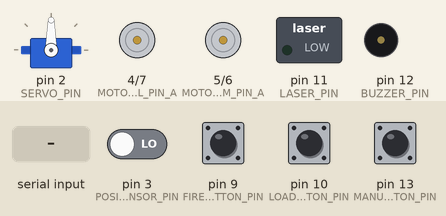
A sketch run on a simulated Arduino Uno, built with avr-gcc and run on an emulated ATmega328P. Parts: servo, motor-driver pin pairs drawn as motors (green arrow = first pin HIGH = forward, orange = second pin HIGH = backward, longer = more drive), switched loads named in the sketch (green lamp = pin HIGH), buzzer (waves = sounding). The inputs (shaded band) are chosen by the test bench; at power-on: pin 3 (POSITION_SENSOR_PIN), pin 9 (FIRE_BUTTON_PIN), pin 10 (LOAD_BUTTON_PIN), pin 13 (MANUAL_FIRE_BUTTON_PIN) LOW. What the sketch prints to the serial monitor is not drawn.

Above: at 2.2 s.
2.3 s: pin 10 (LOAD_BUTTON_PIN) pulled HIGH for 0.15 s
At 2.8 s:
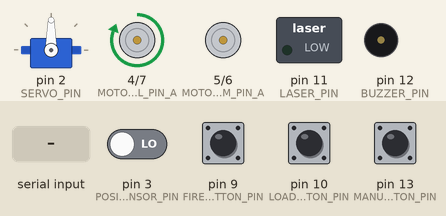
4.8 s: pin 13 (MANUAL_FIRE_BUTTON_PIN) pulled HIGH for 0.15 s
At 5.9 s:
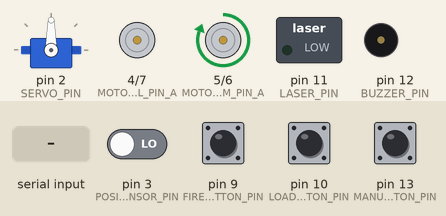
7.8 s: "@JGON\n" received over Serial
At 8.3 s:
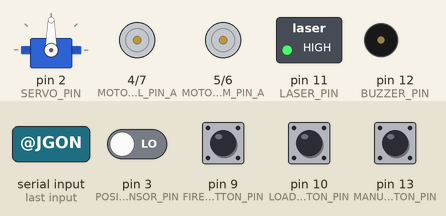
9.3 s: pin 9 (FIRE_BUTTON_PIN) pulled HIGH for 0.15 s
At 9.42 s:
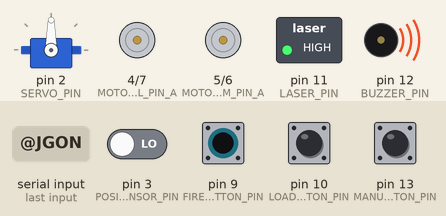
12.4 s: "@FS\n" received over Serial
At 13.0 s:
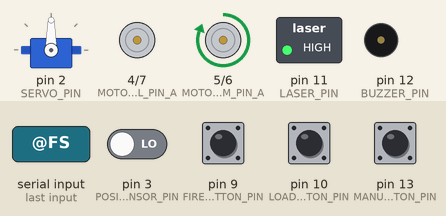
15.4 s: pin 10 (LOAD_BUTTON_PIN) pulled HIGH for 1 s
At 16.1 s:
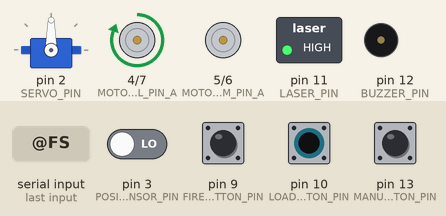
Timing chart, 0 to 19.4 s (numbered marks = the images above; inputs shaded):
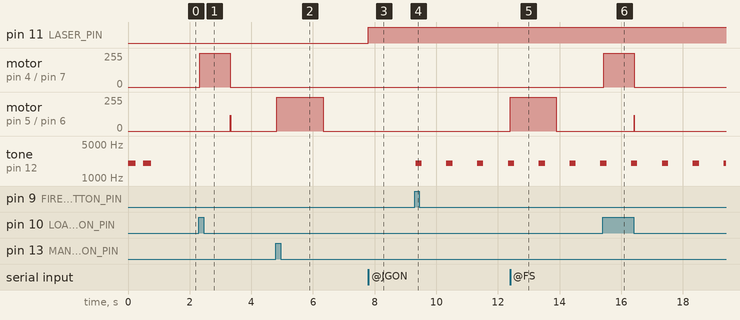

The sketch:

guard_robot.ino
```cpp
/*
 * Guard_robot控制板程序 V1.0
 *
 * 本程序通过 115200 波特率的文本串口协议控制舵机、A/B 两路直流电机、
 * 发射装填机构和激光发射器。每条串口命令必须以换行符结尾。
 *
 * 串口命令：
 *   @S<角度>              舵机在 200 ms 内移动到目标角度，范围 0～180
 *   @MA<速度>             设置 A 电机，范围 -255～255，0 表示停止
 *   @MB<速度>             设置 B 电机，范围 -255～255，0 表示停止
 *   @MTA<速度>,<毫秒>     A 电机定时运行，到时后自动停止
 *   @MTB<速度>,<毫秒>     B 电机定时运行，到时后自动停止
 *   @FS                   执行一次发射动作
 *   @ZZ                   执行一次装填动作
 *   @JGON                 打开激光发射器
 *   @JGOFF                关闭激光发射器
 *
 * 引脚对应关系：
 *   按键A      —— D9 ：启停云台电机（B 电机）
 *   按键B      —— D10：启停发射电机（A 电机）
 *   手动发射键 —— D13：发射一次
 *   蜂鸣器     —— D12
 *   云台电机（B 电机） —— D6、D7
 *   发射电机（A 电机） —— D4、D5
 *   红外检测传感器 —— D3
 * 功能说明：
 *   按键A：按一下，云台电机（B 电机）停止并锁定（此时串口 @MB / @MTB
 *         命令被忽略）；再按一下解锁，可重新通过串口控制，但不会自动
 *         恢复锁定前的速度。
 *   按键B：按一下，发射电机（A 电机）运转一次，完成一次装填后自动停止。
 *   手动发射键（D13）：按一下，发射一次。
 *   蜂鸣器（D12）：云台电机锁定时间歇鸣响（鸣 200 ms、停 800 ms），解锁时安静。
 * 按键采用消抖加上升沿检测，持续按住不会重复触发；锁定按键在舵机移动、
 * 发射、装填等阻塞动作的等待期间依然有效。
 */

#include <Servo.h>


// ============================== 引脚定义 ==============================

const int SERVO_PIN = 2;
const int POSITION_SENSOR_PIN = 3;

/*
 * 每路电机使用 LEVEL 和 PWM 两个控制端形成电压差。
 * 方向由两个控制端之间电压差的正负决定，不存在单独的方向引脚。
 */
const int MOTOR_LEVEL_PIN_A = 4;
const int MOTOR_PWM_PIN_A = 5;
const int MOTOR_PWM_PIN_B = 6;
const int MOTOR_LEVEL_PIN_B = 7;

const int FIRE_BUTTON_PIN = 9;
const int LOAD_BUTTON_PIN = 10;
const int LASER_PIN = 11;
const int BUZZER_PIN = 12;
const int MANUAL_FIRE_BUTTON_PIN = 13;


// ============================== 工作参数 ==============================

// 按键电平持续稳定达到该时间后，才确认状态发生变化，用于过滤机械抖动。
const unsigned long BUTTON_DEBOUNCE_MS = 30;

// 每次改变舵机角度时，用 200 ms 完成整个移动过程。
const unsigned long SERVO_MOVE_DURATION_MS = 200;

// 舵机通常每 20 ms 接收一次控制脉冲，因此按 20 ms 间隔更新中间角度。
const unsigned long SERVO_UPDATE_INTERVAL_MS = 20;

// 发射或装填开始后先运行固定时间，使机构完全离开当前传感器检测位置。
const unsigned long LEAVE_SENSOR_DELAY_MS = 500;

// 发射/装填时 A 电机的驱动速度。原 255 全速连续运转会严重发热
// （绕组绝缘漆已出现腥甜味），降到 180 降低电流与温升；
// 装填用时自动取发射实测值，降速后 90° 用时会自动变长，无需改时间。
const int ACTION_MOTOR_SPEED = 255;

// 位置传感器检测到定位点后，A 电机断电仍会因惯性滑过定位点。
// 停车前先反向通电一小段时间刹车，使机构停在 90° 定位点上。
// 实测仍过冲就增大 ACTION_BRAKE_MS / ACTION_BRAKE_SPEED，退回过头则减小。
const int ACTION_BRAKE_SPEED = 120;
const unsigned long ACTION_BRAKE_MS = 10;

// 一次发射/装填动作的最长等待时间。超过后判定机构卡住或传感器异常，
// 主动停车并在串口打印错误，避免程序永久停在等待循环里。
const unsigned long ACTION_TIMEOUT_MS = 1500;

// 装填方向的位置传感器始终为 HIGH，无法用它定位 90°，因此装填改为
// 按时间定角：优先用最近一次发射实测的 90° 用时，本次上电还没发射过
// 时用下面的默认值（需按实际机构实测标定，太短/太长就改这里）。
const unsigned long LOAD_STEP_MS = 990;

// B 电机锁定时，蜂鸣器鸣响 200 ms、静音 800 ms，循环提示锁定状态。
const unsigned int BUZZER_FREQUENCY_HZ = 2000;
const unsigned long BUZZER_ON_DURATION_MS = 200;
const unsigned long BUZZER_OFF_DURATION_MS = 800;


// ============================== 运行状态 ==============================

String receivedData;
Servo servo_2;

// 记录上一次下发给舵机的目标角度，作为下一次平滑移动的起点。
int currentServoAngle = 90;

// 每个按键分别保存最近采样值、消抖后的稳定值和最后一次变化时间。
bool fireButtonLastReading = LOW;
bool fireButtonStableState = LOW;
unsigned long fireButtonLastChangeTime = 0;

bool loadButtonLastReading = LOW;
bool loadButtonStableState = LOW;
unsigned long loadButtonLastChangeTime = 0;

bool manualFireButtonLastReading = LOW;
bool manualFireButtonStableState = LOW;
unsigned long manualFireButtonLastChangeTime = 0;

// B 电机上电时默认解锁；锁定后串口不能控制 B 电机。
bool motorBLocked = false;

// B 电机定时命令采用非阻塞计时，确保锁定按键能随时让电机立即停止。
bool motorBTimedRunActive = false;
unsigned long motorBStopTime = 0;

// 最近一次发射实测的 90° 用时（毫秒）；0 表示本次上电还没发射过。
unsigned long lastStepDurationMs = 0;

bool buzzerIsOn = false;
unsigned long buzzerLastChangeTime = 0;


// ============================== 函数声明 ==============================

void processSerialCommand(const String &command);
void checkButtons();
void serviceMotorBControl();
void updateMotorBTimedRun();
void updateBuzzer();
void toggleMotorBLock();
void delayWithMotorBControl(unsigned long durationMs);
void moveServoTo(int targetAngle);
void setMotorA(int speedValue);
void setMotorB(int speedValue);
void runMotorATimed(int speedValue, unsigned long durationMs);
void runMotorBTimed(int speedValue, unsigned long durationMs);
bool parseTimedMotorCommand(const String &parameters, int &speedValue,
                            unsigned long &durationMs);
void fireOnce();
void loadOnce();


// ============================== Arduino 主流程 ==============================

void setup() {
  Serial.begin(115200);

  // 缩短不完整串口行的等待时间，避免按键检测长时间停顿。
  Serial.setTimeout(10);

  servo_2.attach(SERVO_PIN);
  servo_2.write(currentServoAngle);

  pinMode(MOTOR_LEVEL_PIN_A, OUTPUT);
  pinMode(MOTOR_PWM_PIN_A, OUTPUT);
  pinMode(MOTOR_LEVEL_PIN_B, OUTPUT);
  pinMode(MOTOR_PWM_PIN_B, OUTPUT);
  pinMode(POSITION_SENSOR_PIN, INPUT);

  // 按键模块主动输出高低电平，所以这里使用普通 INPUT 模式。
  pinMode(FIRE_BUTTON_PIN, INPUT);
  pinMode(LOAD_BUTTON_PIN, INPUT);
  pinMode(MANUAL_FIRE_BUTTON_PIN, INPUT);

  // D11 上电后立即输出低电平，确保激光发射器默认为关闭状态。
  pinMode(LASER_PIN, OUTPUT);
  digitalWrite(LASER_PIN, LOW);

  // 解锁状态下蜂鸣器必须保持安静。
  pinMode(BUZZER_PIN, OUTPUT);
  noTone(BUZZER_PIN);

  // 使用上电时的真实按键电平初始化消抖状态，避免产生虚假触发。
  fireButtonLastReading = digitalRead(FIRE_BUTTON_PIN);
  fireButtonStableState = fireButtonLastReading;
  loadButtonLastReading = digitalRead(LOAD_BUTTON_PIN);
  loadButtonStableState = loadButtonLastReading;
  manualFireButtonLastReading = digitalRead(MANUAL_FIRE_BUTTON_PIN);
  manualFireButtonStableState = manualFireButtonLastReading;

  // 明确停止两路电机，防止控制引脚上电瞬间的不确定状态引起误动作。
  setMotorA(0);
  setMotorB(0);

  for (int i = 0; i < 2; i++)
  {
    tone(BUZZER_PIN, 2000U);
    delay(250);
    noTone(BUZZER_PIN);
    delay(250);
  }

  Serial.print("Guard_robot控制板程序已启动 当前版本:V1.0\n");

}


void loop() {
  // 每轮循环先检查按键，使按键控制和串口控制可以同时使用。
  checkButtons();

  if (Serial.available() > 0) {
    receivedData = Serial.readStringUntil('\n');
    receivedData.trim();

    if (receivedData.length() > 0) {
      processSerialCommand(receivedData);
    }
  }
}


// ============================== 串口命令处理 ==============================

/*
 * 解析并执行一条完整命令。
 * 定时命令必须先于普通的 @MA/@MB 判断，否则相同的命令前缀会导致误匹配。
 */
void processSerialCommand(const String &command) {
  if (command == "@JGON") {
    digitalWrite(LASER_PIN, HIGH);
  }
  else if (command == "@JGOFF") {
    digitalWrite(LASER_PIN, LOW);
  }
  else if (command == "@FS") {
    fireOnce();
  }
  else if (command == "@ZZ") {
    loadOnce();
  }
  else if (command.startsWith("@MTA")) {
    int speedValue;
    unsigned long durationMs;
    if (parseTimedMotorCommand(command.substring(4), speedValue, durationMs)) {
      runMotorATimed(speedValue, durationMs);
    }
  }
  else if (command.startsWith("@MTB")) {
    int speedValue;
    unsigned long durationMs;
    if (!motorBLocked &&
        parseTimedMotorCommand(command.substring(4), speedValue, durationMs)) {
      runMotorBTimed(speedValue, durationMs);
    }
  }
  else if (command.startsWith("@MA")) {
    int motorValueA = constrain(command.substring(3).toInt(), -255, 255);
    setMotorA(motorValueA);
  }
  else if (command.startsWith("@MB")) {
    if (!motorBLocked) {
      int motorValueB = constrain(command.substring(3).toInt(), -255, 255);
      motorBTimedRunActive = false;
      setMotorB(motorValueB);
    }
  }
  else if (command.startsWith("@S")) {
    int servoAngle = constrain(command.substring(2).toInt(), 0, 180);
    moveServoTo(servoAngle);
  }
}


// ============================== 舵机控制 ==============================

/*
 * 在固定的 200 ms 内将舵机从当前角度平滑移动到目标角度。
 *
 * 程序每隔 20 ms 计算并写入一个线性插值角度，共更新 10 次。函数执行期间
 * 单片机会等待移动完成，因此同一串口中的下一条电机或激光命令不会提前执行。
 * 如果目标角度与当前角度相同，则不产生移动，也不额外等待。
 */
void moveServoTo(int targetAngle) {
  targetAngle = constrain(targetAngle, 0, 180);
  if (targetAngle == currentServoAngle) {
    return;
  }

  const int startAngle = currentServoAngle;
  const int angleDifference = targetAngle - startAngle;
  const int updateSteps =
      SERVO_MOVE_DURATION_MS / SERVO_UPDATE_INTERVAL_MS;

  for (int step = 1; step <= updateSteps; step++) {
    // 使用 long 进行乘法，避免角度差与步数相乘时受到 int 范围限制。
    int intermediateAngle = startAngle +
        (long)angleDifference * step / updateSteps;
    servo_2.write(intermediateAngle);
    delayWithMotorBControl(SERVO_UPDATE_INTERVAL_MS);
  }

  // 明确记录并再次写入目标值，避免整数除法造成最终角度存在舍入误差。
  currentServoAngle = targetAngle;
  servo_2.write(currentServoAngle);
}


/*
 * 读取三个按键并执行消抖和上升沿检测。
 * 只有稳定状态从 LOW 变为 HIGH 时才执行动作，因此长按不会连续触发。
 */
void checkButtons() {
  unsigned long now = millis();

  serviceMotorBControl();

  bool loadButtonReading = digitalRead(LOAD_BUTTON_PIN);
  if (loadButtonReading != loadButtonLastReading) {
    loadButtonLastChangeTime = now;
    loadButtonLastReading = loadButtonReading;
  }
  if ((now - loadButtonLastChangeTime) >= BUTTON_DEBOUNCE_MS &&
      loadButtonReading != loadButtonStableState) {
    loadButtonStableState = loadButtonReading;
    if (loadButtonStableState == HIGH) {
      loadOnce();
    }
  }

  bool manualFireButtonReading = digitalRead(MANUAL_FIRE_BUTTON_PIN);
  if (manualFireButtonReading != manualFireButtonLastReading) {
    manualFireButtonLastChangeTime = now;
    manualFireButtonLastReading = manualFireButtonReading;
  }
  if ((now - manualFireButtonLastChangeTime) >= BUTTON_DEBOUNCE_MS &&
      manualFireButtonReading != manualFireButtonStableState) {
    manualFireButtonStableState = manualFireButtonReading;
    if (manualFireButtonStableState == HIGH) {
      fireOnce();
    }
  }
}


/*
 * 持续维护 D9 锁定按键和 B 电机定时停止。该函数也会在舵机、发射、装填及
 * A 电机定时动作的等待期间调用，避免这些动作阻塞 D9 的停机功能。
 */
void serviceMotorBControl() {
  unsigned long now = millis();
  bool fireButtonReading = digitalRead(FIRE_BUTTON_PIN);

  if (fireButtonReading != fireButtonLastReading) {
    fireButtonLastChangeTime = now;
    fireButtonLastReading = fireButtonReading;
  }
  if ((now - fireButtonLastChangeTime) >= BUTTON_DEBOUNCE_MS &&
      fireButtonReading != fireButtonStableState) {
    fireButtonStableState = fireButtonReading;
    if (fireButtonStableState == HIGH) {
      toggleMotorBLock();
    }
  }

  updateMotorBTimedRun();
  updateBuzzer();
}


/*
 * D9 每次有效单击都切换一次 B 电机锁定状态。进入锁定状态时取消尚未结束的
 * 定时命令并立即停止 B 电机；重新解锁后只恢复串口控制权限，不自动恢复旧速度。
 */
void toggleMotorBLock() {
  motorBLocked = !motorBLocked;
  if (motorBLocked) {
    motorBTimedRunActive = false;
    setMotorB(0);

    // 进入锁定状态时立即鸣响一次，再按设定的开/关时间循环。
    buzzerIsOn = true;
    buzzerLastChangeTime = millis();
    tone(BUZZER_PIN, BUZZER_FREQUENCY_HZ);
  }
  else {
    // 解锁后立即关闭蜂鸣器。
    buzzerIsOn = false;
    noTone(BUZZER_PIN);
  }
}


// 非阻塞更新蜂鸣器，使按键和串口处理不受鸣响节奏影响。
void updateBuzzer() {
  if (!motorBLocked) {
    if (buzzerIsOn) {
      buzzerIsOn = false;
      noTone(BUZZER_PIN);
    }
    return;
  }

  unsigned long interval = buzzerIsOn
      ? BUZZER_ON_DURATION_MS
      : BUZZER_OFF_DURATION_MS;
  if ((millis() - buzzerLastChangeTime) >= interval) {
    buzzerIsOn = !buzzerIsOn;
    buzzerLastChangeTime = millis();
    if (buzzerIsOn) {
      tone(BUZZER_PIN, BUZZER_FREQUENCY_HZ);
    }
    else {
      noTone(BUZZER_PIN);
    }
  }
}


// 等待期间持续维护 B 电机锁定按键和定时停止功能。
void delayWithMotorBControl(unsigned long durationMs) {
  unsigned long startTime = millis();
  while ((millis() - startTime) < durationMs) {
    serviceMotorBControl();
    delay(1);
  }
}


// 检查非阻塞的 B 电机定时命令是否到时。
void updateMotorBTimedRun() {
  if (motorBTimedRunActive &&
      (long)(millis() - motorBStopTime) >= 0) {
    motorBTimedRunActive = false;
    setMotorB(0);
  }
}


// ============================== 电机基础控制 ==============================

/*
 * 设置 A 电机两个控制端的电压差。
 *
 * speedValue > 0：LEVEL=HIGH，PWM=255-speed，产生正向电压差。
 * speedValue < 0：LEVEL=LOW， PWM=abs(speed)，产生反向电压差。
 * speedValue = 0：两个控制端均为低电平，电压差为 0，电机停止。
 */
void setMotorA(int speedValue) {
  speedValue = constrain(speedValue, -255, 255);

  if (speedValue > 0) {
    digitalWrite(MOTOR_LEVEL_PIN_A, HIGH);
    analogWrite(MOTOR_PWM_PIN_A, 255 - speedValue);
  }
  else if (speedValue < 0) {
    digitalWrite(MOTOR_LEVEL_PIN_A, LOW);
    analogWrite(MOTOR_PWM_PIN_A, -speedValue);
  }
  else {
    digitalWrite(MOTOR_LEVEL_PIN_A, LOW);
    analogWrite(MOTOR_PWM_PIN_A, 0);
  }
}


/*
 * B 电机采用与 A 电机相同的差分控制方式。正负号表示电压差方向，
 * 绝对值表示电压差大小，而不是独立方向引脚加 PWM 引脚的控制方式。
 */
void setMotorB(int speedValue) {
  speedValue = constrain(speedValue, -255, 255);

  if (speedValue > 0) {
    digitalWrite(MOTOR_LEVEL_PIN_B, HIGH);
    analogWrite(MOTOR_PWM_PIN_B, 255 - speedValue);
  }
  else if (speedValue < 0) {
    digitalWrite(MOTOR_LEVEL_PIN_B, LOW);
    analogWrite(MOTOR_PWM_PIN_B, -speedValue);
  }
  else {
    digitalWrite(MOTOR_LEVEL_PIN_B, LOW);
    analogWrite(MOTOR_PWM_PIN_B, 0);
  }
}


/*
 * 解析定时电机命令的“速度,毫秒”参数。
 * 缺少逗号时返回 false；负数持续时间按 0 毫秒处理。
 */
bool parseTimedMotorCommand(const String &parameters, int &speedValue,
                            unsigned long &durationMs) {
  int commaPosition = parameters.indexOf(',');
  if (commaPosition < 0) {
    return false;
  }

  speedValue = constrain(parameters.substring(0, commaPosition).toInt(),
                         -255, 255);
  long requestedDuration = parameters.substring(commaPosition + 1).toInt();
  durationMs = requestedDuration > 0 ? (unsigned long)requestedDuration : 0;
  return true;
}


// A 电机按指定速度运行指定毫秒数，计时结束后由单片机直接停止。
void runMotorATimed(int speedValue, unsigned long durationMs) {
  setMotorA(speedValue);
  delayWithMotorBControl(durationMs);
  setMotorA(0);
}


// 启动 B 电机定时运行；主循环继续检测 D9，以便锁定时能够立即停止。
void runMotorBTimed(int speedValue, unsigned long durationMs) {
  if (durationMs == 0) {
    motorBTimedRunActive = false;
    setMotorB(0);
    return;
  }

  setMotorB(speedValue);
  motorBStopTime = millis() + durationMs;
  motorBTimedRunActive = true;
}


// ============================== 发射与装填 ==============================

/*
 * 执行一次发射动作：A 电机沿发射方向转动，到位置传感器检测点停车。
 * 同时记录从离开上一个检测点到到达下一个检测点的用时（即 90° 用时），
 * 供装填动作使用——装填方向的位置传感器一直为 HIGH，不能用来定位。
 */
void fireOnce() {
  unsigned long startTime = millis();   // 超时计时起点
  setMotorA(-ACTION_MOTOR_SPEED);
  delayWithMotorBControl(LEAVE_SENSOR_DELAY_MS);

  // 500 ms 后传感器仍为 HIGH，说明机构还没离开当前检测点：
  // 先等它变为 LOW，再等下一个检测点，避免把当前点误判成下一个 90° 位置。
  if (digitalRead(POSITION_SENSOR_PIN) == HIGH) {
    while (digitalRead(POSITION_SENSOR_PIN) == HIGH) {
      if ((millis() - startTime) >= ACTION_TIMEOUT_MS) {
        setMotorA(0);
        Serial.print("发射超时：位置传感器一直未离开当前检测点\n");
        return;
      }
      serviceMotorBControl();
    }
  }

  unsigned long stepStart = millis();   // 从离开检测点开始计 90° 用时
  while (digitalRead(POSITION_SENSOR_PIN) == LOW) {
    // 等待机构到达下一个位置传感器检测点（相邻检测点相隔 90°）。
    if ((millis() - startTime) >= ACTION_TIMEOUT_MS) {
      setMotorA(0);
      Serial.print("发射超时：未检测到下一个 90° 定位点\n");
      return;
    }
    serviceMotorBControl();
  }
  lastStepDurationMs = millis() - stepStart;
  Serial.print("发射 90° 用时 ");
  Serial.print(lastStepDurationMs);
  Serial.print(" ms\n");

  // 到达检测点：反向通电刹车，抵消惯性造成的过冲，再断电停住。
  setMotorA(ACTION_BRAKE_SPEED);
  delayWithMotorBControl(ACTION_BRAKE_MS);
  setMotorA(0);
}


/*
 * 执行一次装填动作。
 * 装填方向的位置传感器一直保持 HIGH，无法用它定位 90°，因此按时间定角：
 * 用最近一次发射实测的 90° 用时反向转动；本次上电还没发射过时用
 * LOAD_STEP_MS。要精确控制时，先发射一次让程序测出实际用时。
 */
void loadOnce() {
  unsigned long duration = lastStepDurationMs > 0
      ? lastStepDurationMs : LOAD_STEP_MS;

  setMotorA(ACTION_MOTOR_SPEED);
  delayWithMotorBControl(duration);

  // 反向短脉冲刹车，减少惯性带来的多转。
  setMotorA(-ACTION_BRAKE_SPEED);
  delayWithMotorBControl(ACTION_BRAKE_MS);
  setMotorA(0);
}
```

Measured:
- after the input at 2.3 s, motor on pin 4 (MOTOR_LEVEL_PIN_A) / pin 7 (MOTOR_LEVEL_PIN_B): stopped → forward 255/255 at once, → stopped 0.99 s later; motor on pin 5 (MOTOR_PWM_PIN_A) / pin 6 (MOTOR_PWM_PIN_B): stopped → forward 120/255 after 1.0 s, → stopped 0.01 s later
- after the input at 4.8 s, motor on pin 5 (MOTOR_PWM_PIN_A) / pin 6 (MOTOR_PWM_PIN_B): stopped → forward 255/255 at once, → stopped 1.5 s later
- after the input at 7.8 s, pin 11 (LASER_PIN): LOW → HIGH at once
- after the input at 9.3 s, tone on pin 12 (BUZZER_PIN): alternates 2000 Hz for 0.20 s and silent for 0.80 s, starting at once
- after the input at 12.4 s, motor on pin 5 (MOTOR_PWM_PIN_A) / pin 6 (MOTOR_PWM_PIN_B): stopped → forward 255/255 at once, → stopped 1.5 s later
- after the input at 15.4 s, motor on pin 4 (MOTOR_LEVEL_PIN_A) / pin 7 (MOTOR_LEVEL_PIN_B): stopped → forward 255/255 at once, → stopped 0.99 s later; motor on pin 5 (MOTOR_PWM_PIN_A) / pin 6 (MOTOR_PWM_PIN_B): stopped → forward 120/255 after 1.0 s, → stopped 0.01 s later
